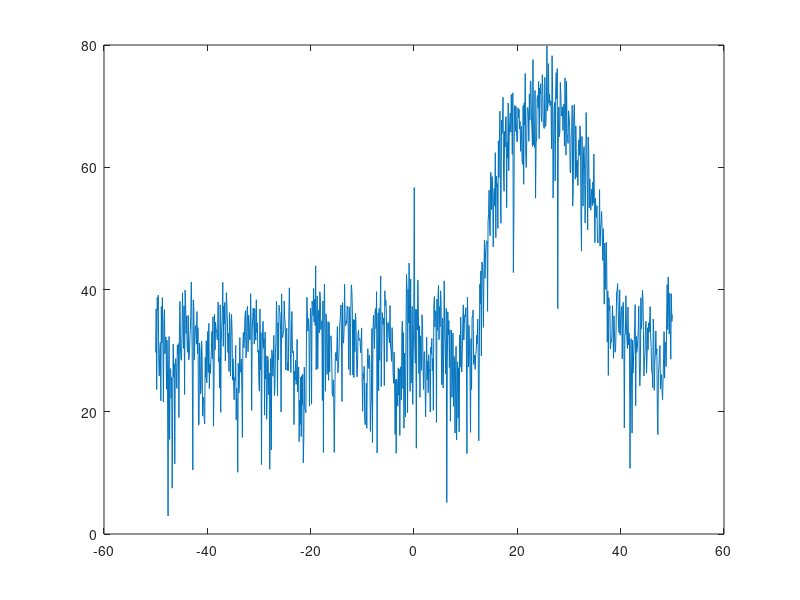

Source code (MATLAB):
Fs = 100e6;
x = load("cfir_output.txt");
x = x * [1; j];
X = 20 * log10(abs(fft(x)));
f = linspace(-50, 50, length(x));
plot(f, fftshift(X));
